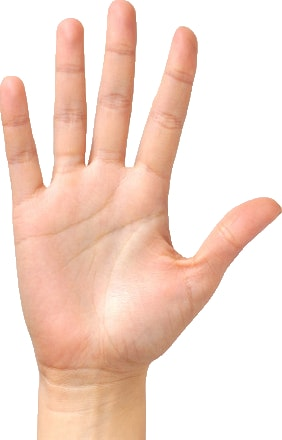
//> input picture assets/images/hand_1.jpg, 282 x 440 px, given in place of the camera
$ ./videocapture   (built with g++ and OpenCV 4)
//> lines starting //> are read from the running program, lines starting //| are printed output that depends on the picture; after the words box and inside, x2 and y2 are one past the last pixel; in counts of white or black regions, pixels touching at a corner belong together
//> in Start, frame is the input picture: 440 rows x 282 cols, CV_8UC3; mean B, G, R 205.3, 218, 244.1
#include <opencv2/imgcodecs.hpp>
#include <opencv2/videoio.hpp>
#include <opencv2/highgui.hpp>
#include "opencv2/imgproc/imgproc.hpp"
#include "opencv2/highgui/highgui.hpp"

#include <iostream>
#include <stdio.h>

using namespace cv;
using namespace std;

int cont = 0;
string window_name = "video | q or esc to quit";


int options(char key, Mat frame){
    char filename[200];
    switch (key) {
    case 'q':
    case 'Q':
    case 27: //escape key
        return 0;
    case ' ': //Save an image
        sprintf(filename,"filename%.3d.jpg",cont++);
        imwrite(filename,frame);
        cout << "Saved " << filename << endl;
        break;
    default:
        break;
    }
}


void show_frame(string window_name, Mat frame){
//> called with window_name = "video | q or esc to quit"
     /// Convert the image to grayscale
    Mat  src_gray, detected_edges, dst;
    //to gray
    cvtColor( frame, src_gray, CV_BGR2GRAY );
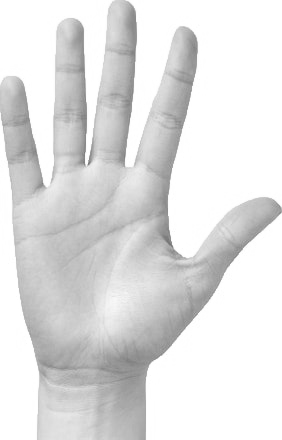
//> src_gray: 440 rows x 282 cols, CV_8UC1; min 115, max 255, mean 224.3
    //blur
    blur( src_gray, detected_edges, Size(3,3) );


    //Now canny filter
    int low =0;
    int const max_lowThreshold= 100;
    int ratio  = 3;
    int kernel_size  = 3;

    /// Using Canny's output as a mask, we display our result
    dst = Scalar::all(0);
    frame.copyTo( dst, detected_edges);


    Canny( detected_edges, detected_edges, low, low*ratio, kernel_size );
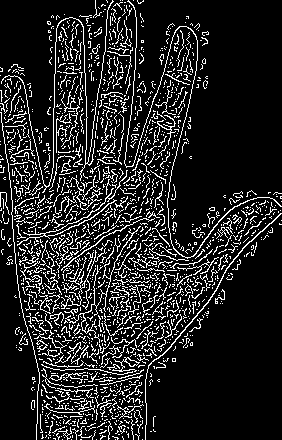
//> detected_edges: 440 rows x 282 cols, CV_8UC1; 14.1% white in thin lines or dots

    imshow(window_name, detected_edges);
}

void Start() {
    //Custom Video
   // string arg ="/home/daniel/Videos/version2.mkv";
    //Camera
    string arg ="0";

    VideoCapture capture(arg); //try to open string, this will attempt to open it as a video file or image sequence
    if (!capture.isOpened()) //if this fails, try to open as a video camera, through the use of an integer param
        capture.open(atoi(arg.c_str()));
    if (!capture.isOpened()) {
        cerr << "Failed to open the video device, video file or image sequence!\n" << endl;
    }
    int n = 0;

    cout << "Press space to save a picture. q or esc to quit" << endl;
    namedWindow(window_name, WINDOW_KEEPRATIO); //resizable window;
    //createTrackbar( "Min Threshold:", window_name, &lowThreshold, max_lowThreshold, CannyThreshold );
    Mat frame;

    for (;;) {
        capture >> frame;
        if (frame.empty())
            break;
        show_frame(window_name, frame);
        char key = (char)waitKey(30); //delay N millis, usually long enough to display and capture input
//> the 'q' key is pressed
        options(key, frame);
    }

}


int main() {
    Start();
    return 0;
}

$ run again, on assets/images/hand_3.jpg
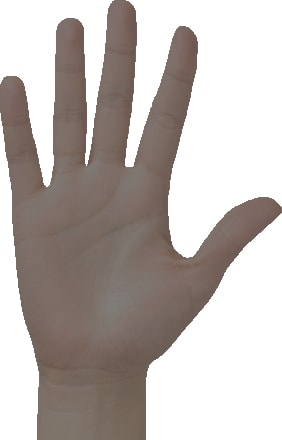
//> input picture assets/images/hand_3.jpg, 282 x 440 px, given in place of the camera
//> in Start, frame is the input picture: 440 rows x 282 cols, CV_8UC3; mean B, G, R 177.6, 181.3, 188.9
//> in show_frame, `blur( src_gray, detected_edges, Size(3,3) );`:
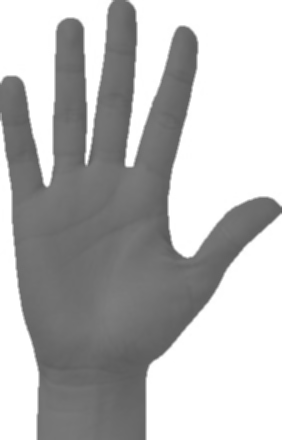
//> detected_edges: 440 rows x 282 cols, CV_8UC1; min 88, max 255, mean 183.2
//> in show_frame, `Canny( detected_edges, detected_edges, low, low*ratio, kernel_size );`:
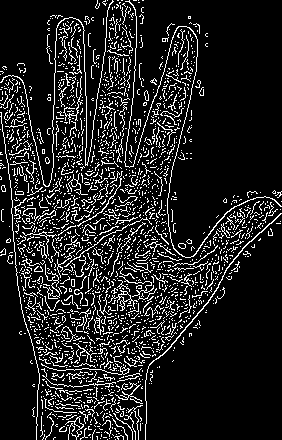
//> detected_edges: 440 rows x 282 cols, CV_8UC1; 13% white in thin lines or dots

$ run again, on assets/images/letterA.jpg
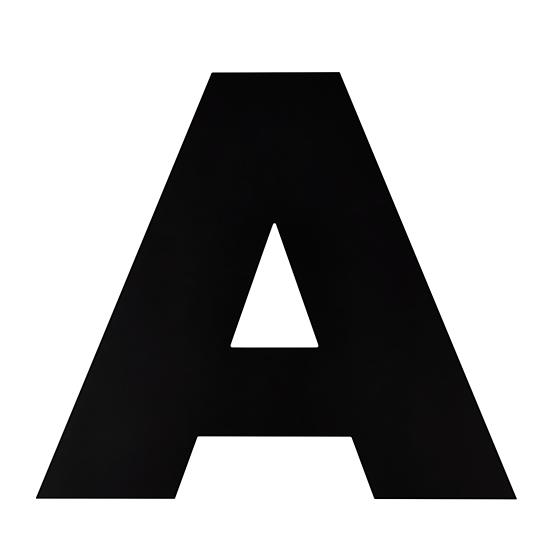
//> input picture assets/images/letterA.jpg, 550 x 550 px, given in place of the camera
//> in Start, frame is the input picture: 550 rows x 550 cols, CV_8UC3; mean B, G, R 163.2, 163.1, 163.2
//> in show_frame, `Canny( detected_edges, detected_edges, low, low*ratio, kernel_size );`:
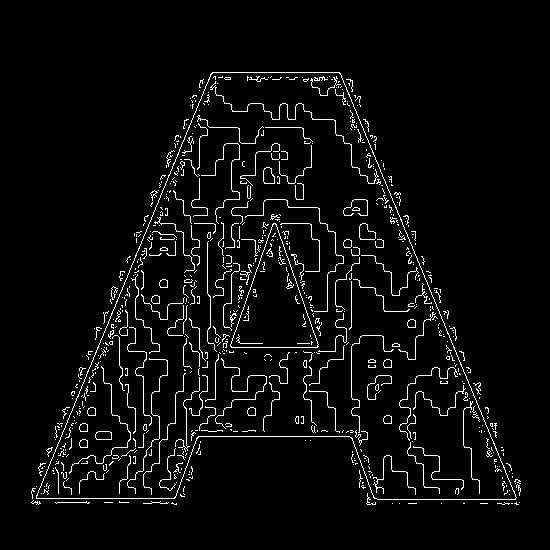
//> detected_edges: 550 rows x 550 cols, CV_8UC1; 4.3% white in thin lines or dots, all inside (x1, y1, x2, y2) = (31, 72, 521, 505)

$ run again, on assets/images/silhouette.jpg
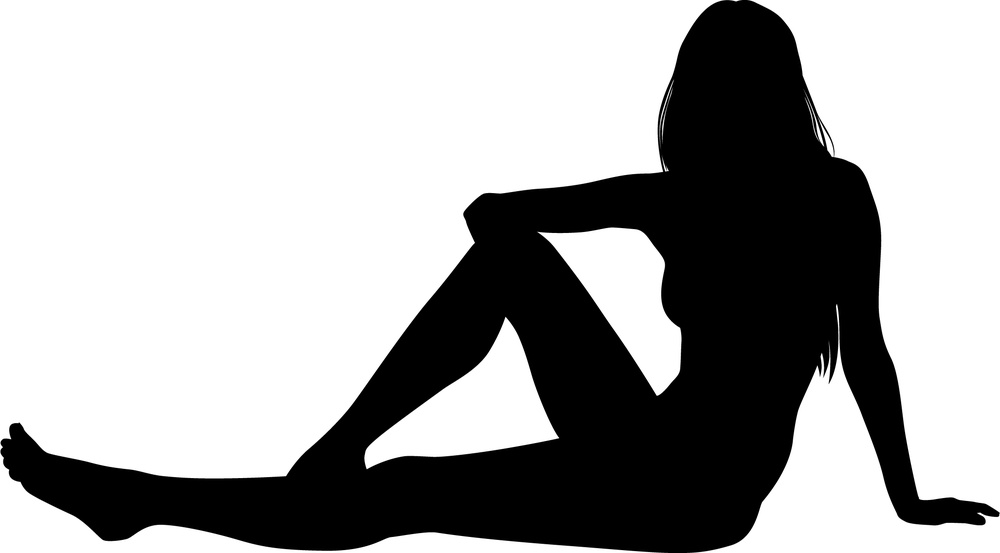
//> input picture assets/images/silhouette.jpg, 1000 x 553 px, shrunk from 2055 x 1137 before the run, given in place of the camera
//> in Start, frame is the input picture: 553 rows x 1000 cols, CV_8UC3; min 0, max 255, mean 167.6
//> in show_frame, `Canny( detected_edges, detected_edges, low, low*ratio, kernel_size );`:
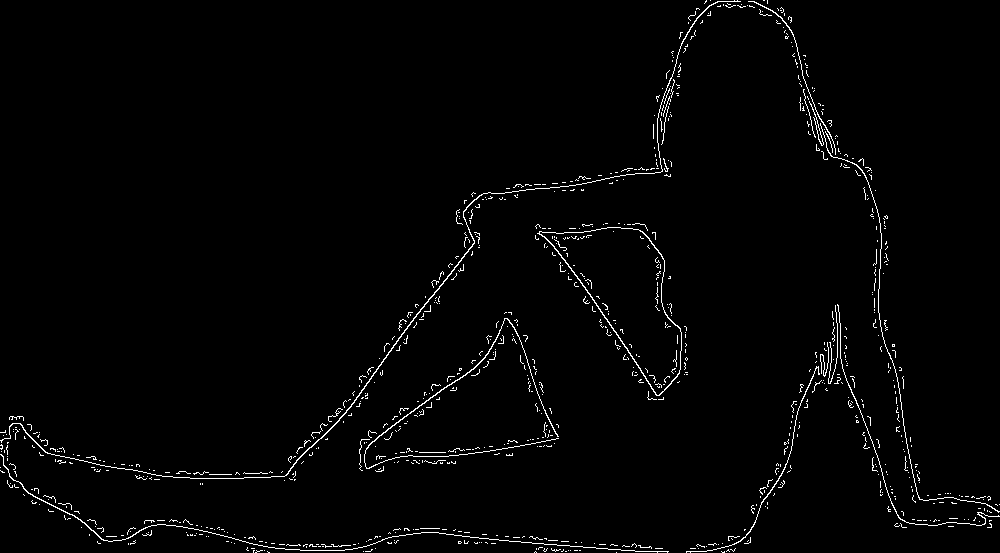
//> detected_edges: 553 rows x 1000 cols, CV_8UC1; 1.8% white in thin lines or dots
